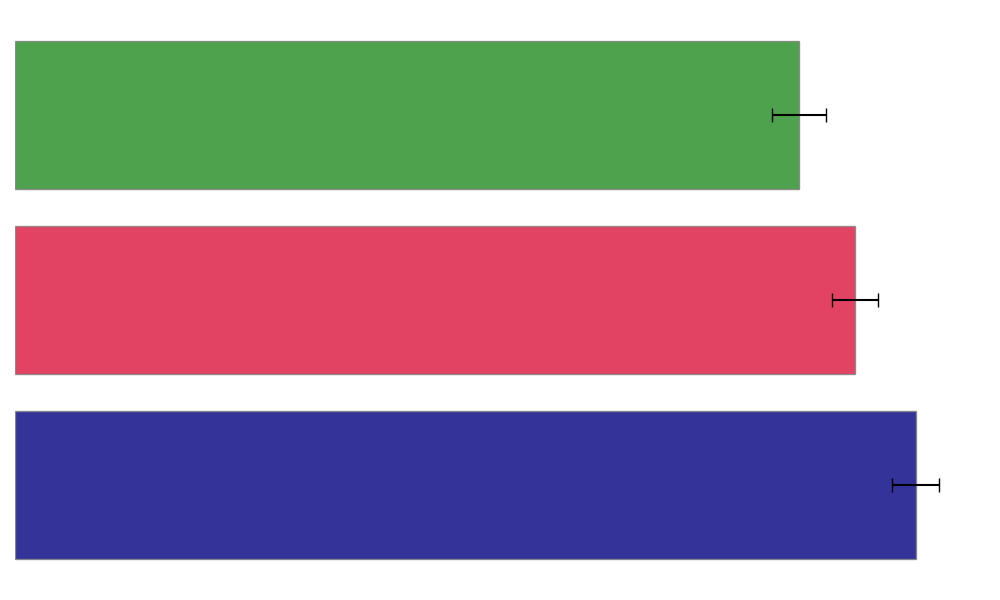

This figure's Python source:
import matplotlib.pyplot as plt
import numpy as np

# Define performance data for each department
departments = np.array(['Sales', 'R&D', 'Customer Support'])

# Aggregate performance scores by department
sales_total = np.mean([85, 88, 90, 93, 95, 85, 92, 94, 96, 91, 89, 90])
rnd_total = np.mean([78, 80, 82, 81, 85, 83, 86, 89, 88, 90, 87, 86])
cust_support_total = np.mean([70, 73, 75, 78, 79, 77, 80, 82, 81, 83, 85, 84])

performance_scores = np.array([sales_total, rnd_total, cust_support_total])

# Aggregate error data by department
sales_avg_error = np.mean([3, 2, 4, 1, 2, 3, 2, 3, 2, 1, 2, 3])
rnd_avg_error = np.mean([2, 3, 1, 2, 3, 2, 3, 2, 1, 2, 4, 3])
cust_support_avg_error = np.mean([5, 3, 4, 2, 3, 2, 4, 2, 3, 2, 1, 2])

performance_errors = np.array([sales_avg_error, rnd_avg_error, cust_support_avg_error])

plt.figure(figsize=(10, 6))

# Create horizontal bar chart
plt.barh(departments, performance_scores, xerr=performance_errors, 
         color=['navy', 'crimson', 'forestgreen'], edgecolor='gray', alpha=0.8, capsize=5)

# Display chart without textual elements
plt.xticks([])
plt.yticks([])
plt.box(False)  # Remove the box around the plot

plt.tight_layout()
plt.show()
